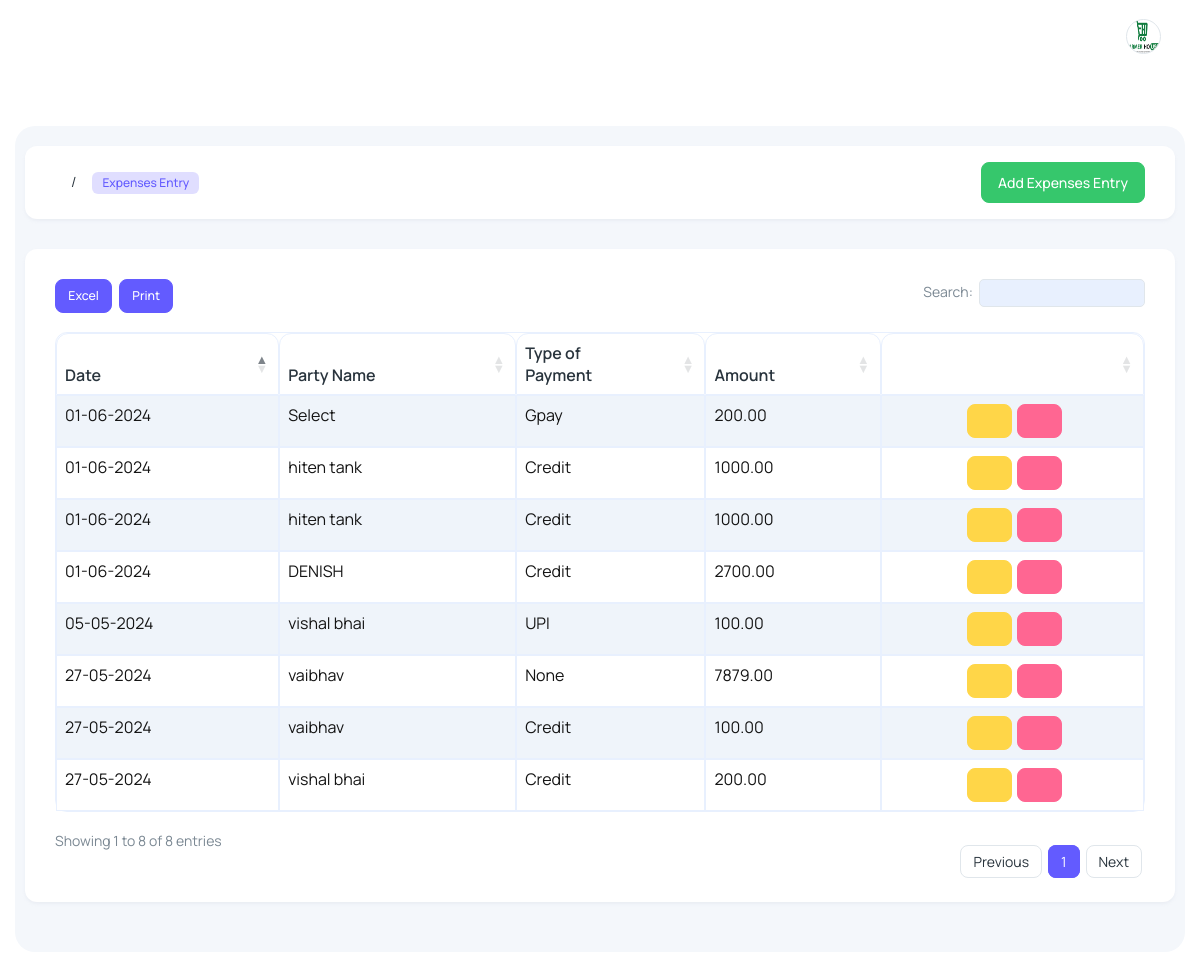
Screenshot of /ExpensesEntry (signed in) with the database file from the repository.
### main/models.py (models this page shows, shortened)
class ExpanseEntryModel(models.Model):
    user = models.CharField(max_length=100,null=True, blank=True)
    Terms = models.CharField(max_length=100,null=True, blank=True)
    TypeofPayment = models.CharField(max_length=100,null=True, blank=True)
    DateTime = models.DateTimeField(default=datetime.now())
    PartyName = models.CharField(max_length=100,null=True, blank=True)
    ProductId = models.CharField(max_length=100,null=True, blank=True)
    Amount = models.CharField(max_length=100,null=True, blank=True)
    Date = models.DateField(null=True, blank=True)
    PayableAmount = models.CharField(max_length=100,null=True, blank=True)
    status = models.CharField(default='0',max_length=100,null=True,blank=True)
    PendingAmount = models.CharField(max_length=100,null=True, blank=True)
    def ndate(self):
        return self.Date.strftime('%d-%m-%Y')

### main/views.py (the view)
# urls.py: path('ExpensesEntry',views.ExpensesEntry,name='Expenses Entry'),
@login_required(login_url='Login')
def ExpensesEntry(request):
    if is_admin(request.user):
        EEM = ExpanseEntryModel.objects.filter(user=request.user)
        data = {'EEM':EEM}
        return render(request,'admin/expensesentry.html',data)
    if is_user(request.user):
        EEM = ExpanseEntryModel.objects.filter(user=request.user)
        data = {'EEM':EEM}
        return render(request,'expensesentry.html',data)

### main/views.py (called while the page is built)
def is_admin(user):
    data=User.objects.filter(is_superuser=True)
    for i in data:
        if str(i.username) == str(user):
            return True

### main/templates/admin/expensesentry.html (shortened to what this page needs)
﻿{% extends 'admin/main.html' %}
{% load static %}
{% block content %}
<div class="body-wrapper">
  <div class="container-fluid">
    <div class="card card-body py-3">
      <div class="row align-items-center">
        <div class="col-12">
          <div class="d-flex align-items-center justify-space-between">
            <nav aria-label="breadcrumb" class="">
              <ol class="breadcrumb">
                <li class="breadcrumb-item" aria-current="page">
                  <span class="badge fw-medium fs-2 bg-primary-subtle text-primary">
                    Expenses Entry
                  </span>
                </li>
              </ol>
            </nav>
            <nav aria-label="breadcrumb" class="ms-auto">
              <ol class="breadcrumb">
                <a href="AddExpensesEntry" class="btn btn-success">Add Expenses Entry</a>
              </ol>
            </nav>
          </div>
        </div>
      </div>
    </div>
    <div class="datatables">
      <div class="card">
        <div class="card-body">
          <div class="table-responsive">
            <table id="file_export" class="table w-100 table-striped table-bordered display text-nowrap">
              <thead>
                <tr>
                  <th>Date</th>
                  <th>Party Name</th>
                  <th>Type of <br> Payment</th>
                  <th>Amount</th>
                  <th></th>
                </tr>
              </thead>
              <tbody>
                {% for i in EEM %}
                <tr>
                  <td>{{i.ndate}}</td>
                  <td>{{i.PartyName}}</td>
                  <td>{{i.TypeofPayment}}</td>
                  <td>{{i.Amount}}</td>
                  <td  class="d-flex justify-content-center">
                    <a class="btn btn-warning mr-3"  href="/EXDetails/{{i.id}}" style="margin-left: 5px;"><i class='ti ti-view-360'></i></a><a href="DeleteEx/{{i.id}}" style="margin-left: 5px;" class="btn btn-danger"><i class='ti ti-trash'></i></a>
                  </td>
                </tr>
                {% endfor %}
              </tbody>
            </table>
          </div>
        </div>
      </div>
    </div>
  </div>
</div>
{% endblock content %}

### main/templates/admin/main.html (style rules this page uses)
.table-bordered { border: 0.5px solid #E8F0FE !important; box-shadow: #E8F0FE; color: black !important; }
table { border-radius: 12px !important; }
thead { border-radius: 12px !important; border-radius: 12px !important; }
th { border: 0.5px solid #E8F0FE !important; padding: 8px !important; border-top-left-radius: 12px !important; border-top-right-radius: 12px !important; }
td { border: 0.5px solid #E8F0FE !important; padding: 8px !important; color: rgb(20, 20, 20) !important; }
tbody { border-bottom-left-radius: 12px !important; border-bottom-right-radius: 12px !important; }

### rows the page displays
ExpanseEntryModel: ndate "05-05-2024", PartyName "vishal bhai", TypeofPayment "UPI", Amount "100.00"
ExpanseEntryModel: ndate "27-05-2024", PartyName "vaibhav", TypeofPayment "None", Amount "7879.00"
ExpanseEntryModel: ndate "27-05-2024", PartyName "vaibhav", TypeofPayment "Credit", Amount "100.00"
ExpanseEntryModel: ndate "27-05-2024", PartyName "vishal bhai", TypeofPayment "Credit", Amount "200.00"
ExpanseEntryModel: ndate "01-06-2024", PartyName "Select", TypeofPayment "Gpay", Amount "200.00"
ExpanseEntryModel: ndate "01-06-2024", PartyName "hiten tank", TypeofPayment "Credit", Amount "1000.00"
ExpanseEntryModel: ndate "01-06-2024", PartyName "hiten tank", TypeofPayment "Credit", Amount "1000.00"
ExpanseEntryModel: ndate "01-06-2024", PartyName "DENISH", TypeofPayment "Credit", Amount "2700.00"
